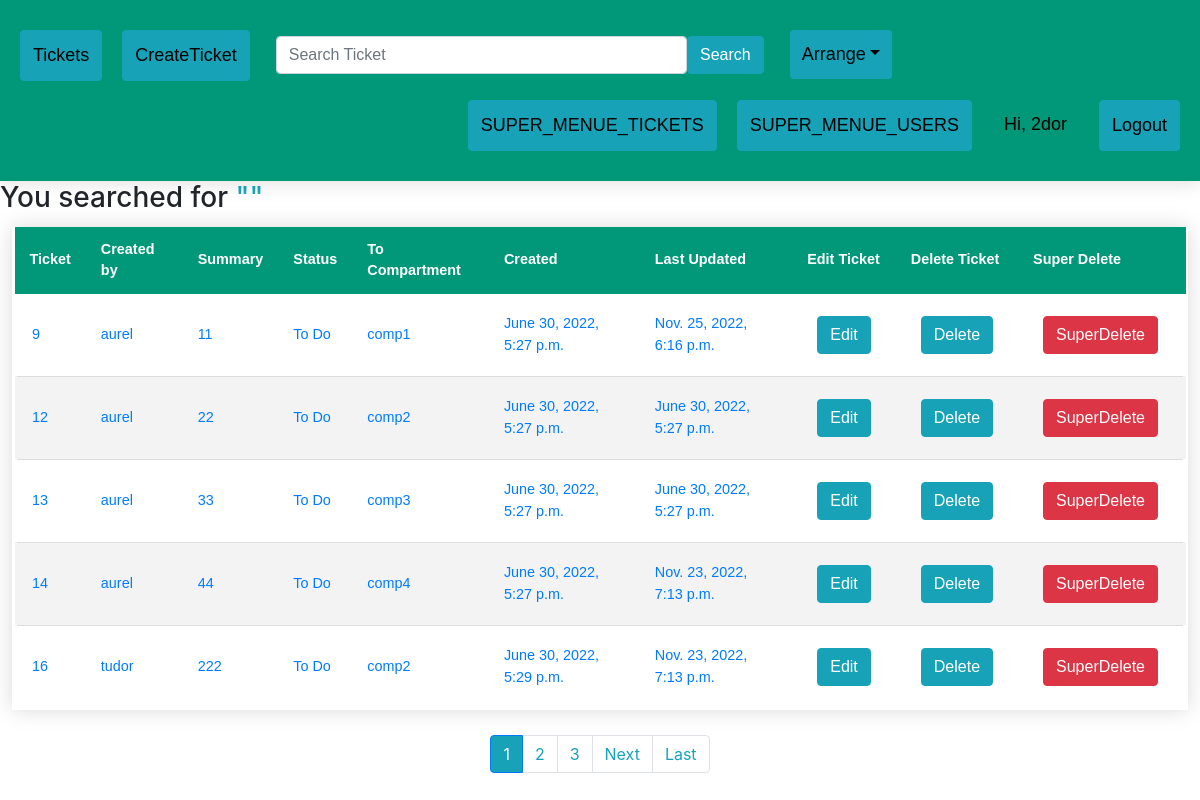
The app's page /index_search/ (signed in), older data.
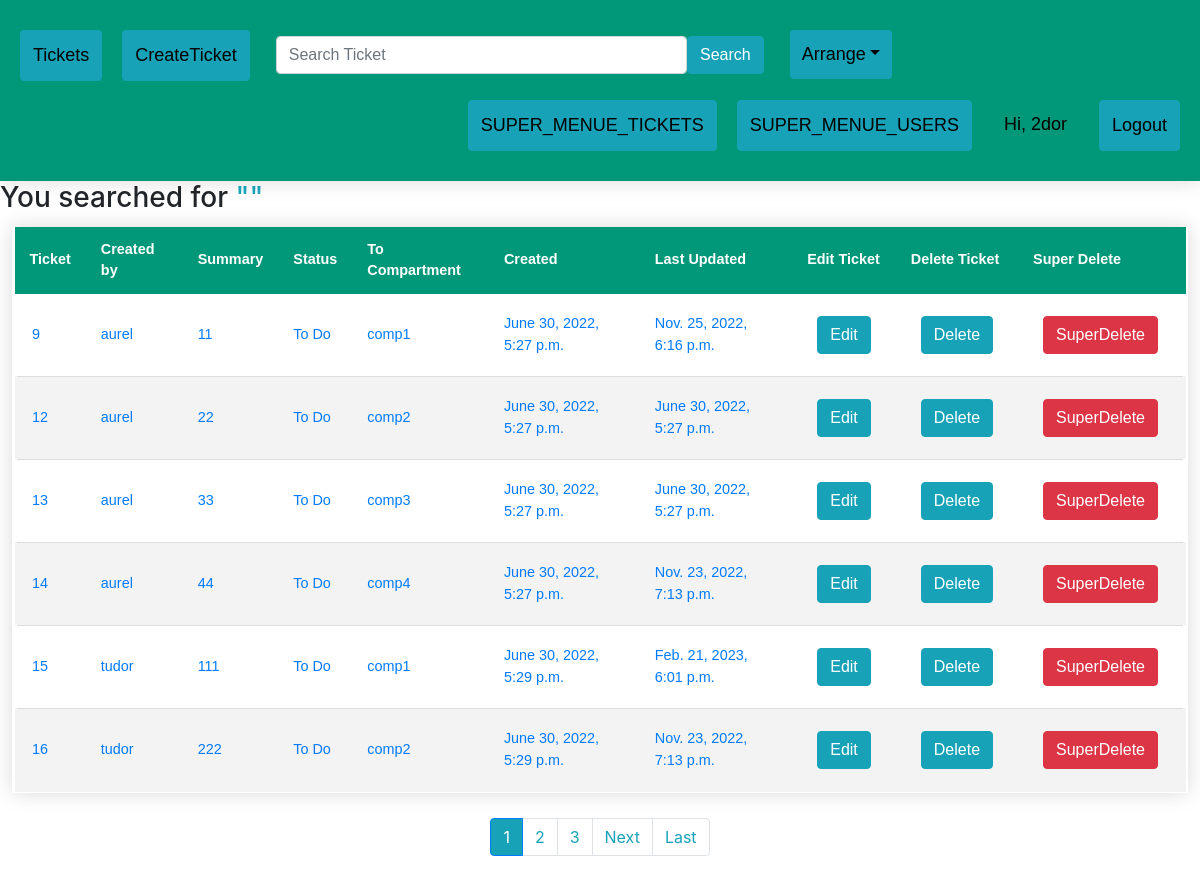
The same page, newer data.
### ticketApp/models.py (models this page shows)
class Ticket(models.Model):
	title = models.CharField(max_length=100)
	assignee = models.ForeignKey(User, null=True, blank=True, on_delete=models.CASCADE)
	status = models.CharField(max_length=25, choices=TicketStatus.choices, default=TicketStatus.TO_DO)
	compartment = models.CharField(max_length=25, choices=Compartiment.choices, default=None, null=False, blank=False)
	description = models.TextField()
	created_at = models.DateTimeField('created at', auto_now_add=True)
	updated_at = models.DateTimeField('updated at', auto_now=True)
	active = models.BooleanField(default=1)

### ticketApp/views.py (the view)
# urls.py: path('index_search/', views.searches, name='searches'),
@login_required
def searches(request):
	word = Ticket.objects.all()
	res = request.GET.get('search')
	if res:
		word = Ticket.objects.filter(Q(title__icontains=res) | Q(compartment__icontains=res) | Q(status__icontains=res) | Q(assignee__username__icontains=res)).distinct()
	paginator = Paginator(word, 6)
	page = request.GET.get('page')
	try:
		results = paginator.page(page)
	except PageNotAnInteger:
		results = paginator.page(1)
	except EmptyPage:
		results = paginator.page(paginator.num_pages)
	context = {'results': results, 'search_query': res}
	if res:
		context['search_query'] = res
		context['search_url'] = f'?search={res}&'
	return render(request, 'search.html', context)

### ticketApp/templates/search.html (shortened to what this page needs)
{% extends 'base.html' %}
{% block content %}
<h3>You searched for <span class="text-info">"{{request.GET.search}}"</span></h3>
<table class="styled-table" content="width=device-width, initial-scale=1, maximum-scale=1, minimum-scale=1">
    <thead>
    <tr>
        <th>Ticket</th>
        <th>Created by</th>
        <th>Summary</th>
        <th>Status</th>
        <th>To Compartment</th>
        <th>Created</th>
        <th>Last Updated</th>
        <th>Edit Ticket</th>
        <th>Delete Ticket</th>
        {% if user.is_superuser %}
        <th>Super Delete</th>
        {% endif %}
    </tr>
    </thead>
    <tbody>
    {% for ticket in results %}
    {% if user.usercreate.compartment == ticket.compartment or user.is_superuser %}
    {% if ticket.active == True %}
    <tr>
        <td><a href="/ticket/{{ticket.id}}">{{ticket.id}}</a></td>
        <td><a href="/ticket/{{ticket.id}}">{{ticket.assignee}}</a></td>
        <td><a href="/ticket/{{ticket.id}}">{{ticket.title}}</a></td>
        <td><a href="/ticket/{{ticket.id}}">{{ticket.status}}</a></td>
        <td><a href="/ticket/{{ticket.id}}">{{ticket.compartment}}</a></td>
        <td><a href="/ticket/{{ticket.id}}">{{ticket.created_at}}</a></td>
        <td><a href="/ticket/{{ticket.id}}">{{ticket.updated_at}}</a></td>
        <td><a href="{% url 'EditTicket' ticket.id %}" style="margin:10px;" class="btn btn-info">Edit</a></td>
        <td><a href="{% url 'InactiveTicket' ticket.id %}" style="margin:10px;" class="btn btn-info">Delete</a></td>
        {% if user.is_superuser %}
        <td><a href="{% url 'DeleteTicket' ticket.id %}" style="margin:10px;" class="btn btn-danger">SuperDelete</a>
        </td>
        {% endif %}
    </tr>
    {% endif %}
    {% endif %}
    {% endfor %}
</table>
<nav aria-label="..." class="">
    <ul class="pagination justify-content-center">
        {% for i in results.paginator.page_range %}
        {% if i == results.number %}
        <li class="page-item active"><a class="page-link bg-info">{{i}}</a></li>
        {% else %}
        <li class="page-item"><a class="page-link text-info" href="{{ search_url }}page={{i}}">{{i}}</a></li>
        {% endif %}
        {% endfor %}
        {% if results.has_next %}
        <li class="page-item">
            <a class="page-link text-info" href="{{ search_url }}page={{ results.next_page_number }}">Next</a>
        </li>
        <li class="page-item"><a class="page-link text-info"
                                 href="{{ search_url }}page={{ results.paginator.num_pages }}">Last
        </a></li>
        {% endif %}
    </ul>
</nav>
{% endblock %}

Row changes from the older to the newer data that the page shows:
now on this page (row edited): Ticket: id "15", assignee "tudor", title "111", status "To Do", compartment "comp1", created_at "June 30, 2022, 5:29 p.m.", updated_at "Feb. 21, 2023, 6:01 p.m."
